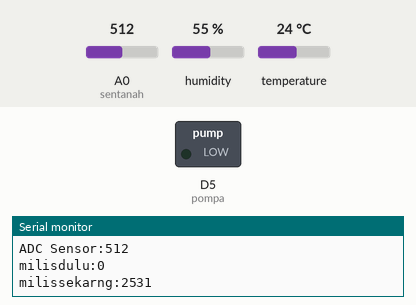
Recording of a sketch running on a simulated ESP8266 (NodeMCU). Shown: switched loads named in the sketch (green lamp = pin HIGH), the last lines printed to the serial monitor. Inputs (shaded band) come from the test bench; at power-on: A0 (sentanah) = 512, humidity 55 %, temperature 24 °C.

Above: at 2.7 s.
2.8 s: A0 (sentanah) set to 560
4.3 s: A0 (sentanah) set to 588
At 5.8 s:
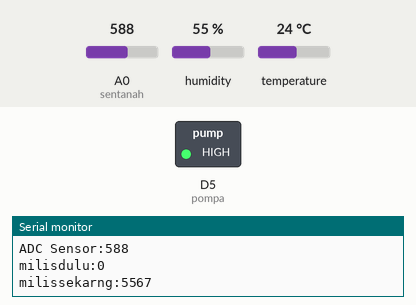
7.3 s: A0 (sentanah) set to 540
8.8 s: A0 (sentanah) set to 512
At 9.2 s:
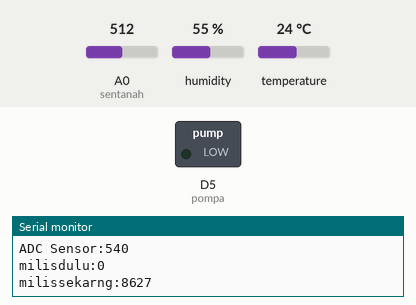
10.3 s: A0 (sentanah) set to 716
At 11.4 s:
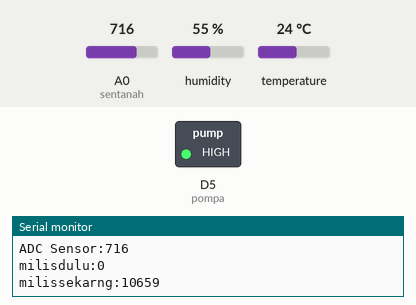
Timing chart, 0 to 12.8 s (numbered marks = the images above; inputs shaded):
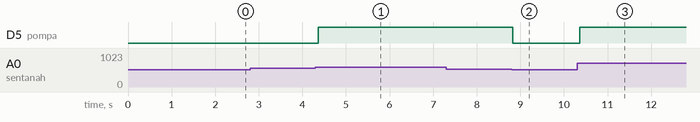

The sketch:

telegram_tanaman.ino
```cpp
#include "CTBot.h"
#include "DHT.h"
#include <ESP8266WiFi.h>
#include <ESP8266mDNS.h>
CTBot myBot;
WiFiClient client;
#define DHTPIN D4
#define DHTTYPE DHT11
DHT dht(DHTPIN, DHTTYPE);
String ssid = "Menut31";     // REPLACE mySSID WITH YOUR WIFI SSID
String pass = "77778888"; // REPLACE myPassword YOUR WIFI PASSWORD, IF ANY
String token = "1052230276:AAHLUkTe3cbO1l63ozKgpPsyympSQ0NdJw8";
String textkirim;
int idkirim = 991424988;
int pompa = D5;
int sentanah = A0;
float t, h;
int val,nilaiadc;
unsigned long intervalkirim = 3600000;
unsigned long milissekarang, milisdulu,milisserial;
void setup() {
  // initialize the Serial
  Serial.begin(115200);
  dht.begin();
  pinMode(pompa, OUTPUT);
  // connect the ESP8266 to the desired access point
  myBot.wifiConnect(ssid, pass);
  // set the telegram bot token
  myBot.setTelegramToken(token);
  digitalWrite(pompa, LOW);
}

void loop() {
  milissekarang = millis();
  nilaiadc = analogRead(sentanah);
  val = map(nilaiadc, 650, 500, 0, 100);
  if(val>=100)
  {
    val=100;
  }
  if(val<=0)
  {
    val=0;
  }
  if(val<=50)
  {
    digitalWrite(pompa,HIGH);
  }
  if(val>=80)
  {
    digitalWrite(pompa,LOW);
  }
  bacadht();
  TBMessage msg;
  if (myBot.getNewMessage(msg))
  {
    if (msg.text.equalsIgnoreCase("sensor"))
    {
      textkirim = "Data sensor:\nSoil moisture: ";
      textkirim += val;
      textkirim += "%.\nSuhu ";
      textkirim += t;
      textkirim += "C.\nKelembaban ";
      textkirim += h;
      textkirim += "%.\nPompa dalam kondisi ";
      boolean a = digitalRead(pompa);
      if (a)textkirim += "menyala.";
      else textkirim += "mati.";
      myBot.sendMessage(idkirim, textkirim);
      Serial.println("Kirim Status Sensor!");
    }
    if (msg.text.equalsIgnoreCase("siram"))
    {
      myBot.sendMessage(idkirim, "Menyiram Tanaman");
      digitalWrite(pompa, HIGH);
      delay(8000);
      digitalWrite(pompa, LOW);
      Serial.println("Kirim Status Sensor!");
    }
//    if (msg.text.equalsIgnoreCase("pompa off"))
//    {
//      digitalWrite(pompa, LOW);
//      myBot.sendMessage(msg.sender.id, "Pompa Mati");
//      Serial.println("Kirim Status Sensor!");
//    }
    delay(100);
  }
  if (milissekarang - milisdulu >= intervalkirim)
  {
    textkirim = "Data sensor:(otomatis)\nSoil moisture: ";
    textkirim += val;
    textkirim += "%.\nSuhu ";
    textkirim += t;
    textkirim += "C.\nKelembaban ";
    textkirim += h;
    textkirim += "%.\nRelay dalam kondisi ";
    boolean a = digitalRead(pompa);
    if (a)textkirim += "menyala.";
    else textkirim += "mati.";
    myBot.sendMessage(idkirim, textkirim);
    Serial.println("Kirim Status Sensor!");
    milisdulu = milissekarang;
    delay(100);
  }
  if (milissekarang - milisserial >= 1000)
  {
    Serial.print("tanah: ");
    Serial.println(val);
    Serial.print("suhu: ");
    Serial.println(t);
    Serial.print("Kel:");
    Serial.println(h);
    Serial.print("ADC Sensor:");
    Serial.println(nilaiadc);
    Serial.print("milisdulu:");
    Serial.println(milisdulu);
    Serial.print("milissekarng:");
    Serial.println(milissekarang);
    milisserial=milissekarang;
  }
}
void bacadht()
{
  h = dht.readHumidity();
  t = dht.readTemperature();

  if (isnan(h) || isnan(t)) {
    Serial.println("Failed to read from DHT sensor!");
    delay(10);
  }
}
```

Measured:
- the behaviour switches between 572 and 573 on A0 (sentanah) (found by bisection; images 0 and 1)
- the behaviour switches between 530 and 529 on A0 (sentanah) (found by bisection; images 1 and 2)
- after the input at 4.3 s, D5 (pompa): LOW → HIGH after 0.06 s
- after the input at 8.8 s, D5 (pompa): HIGH → LOW at once
- after the input at 10.3 s, D5 (pompa): LOW → HIGH after 0.06 s
